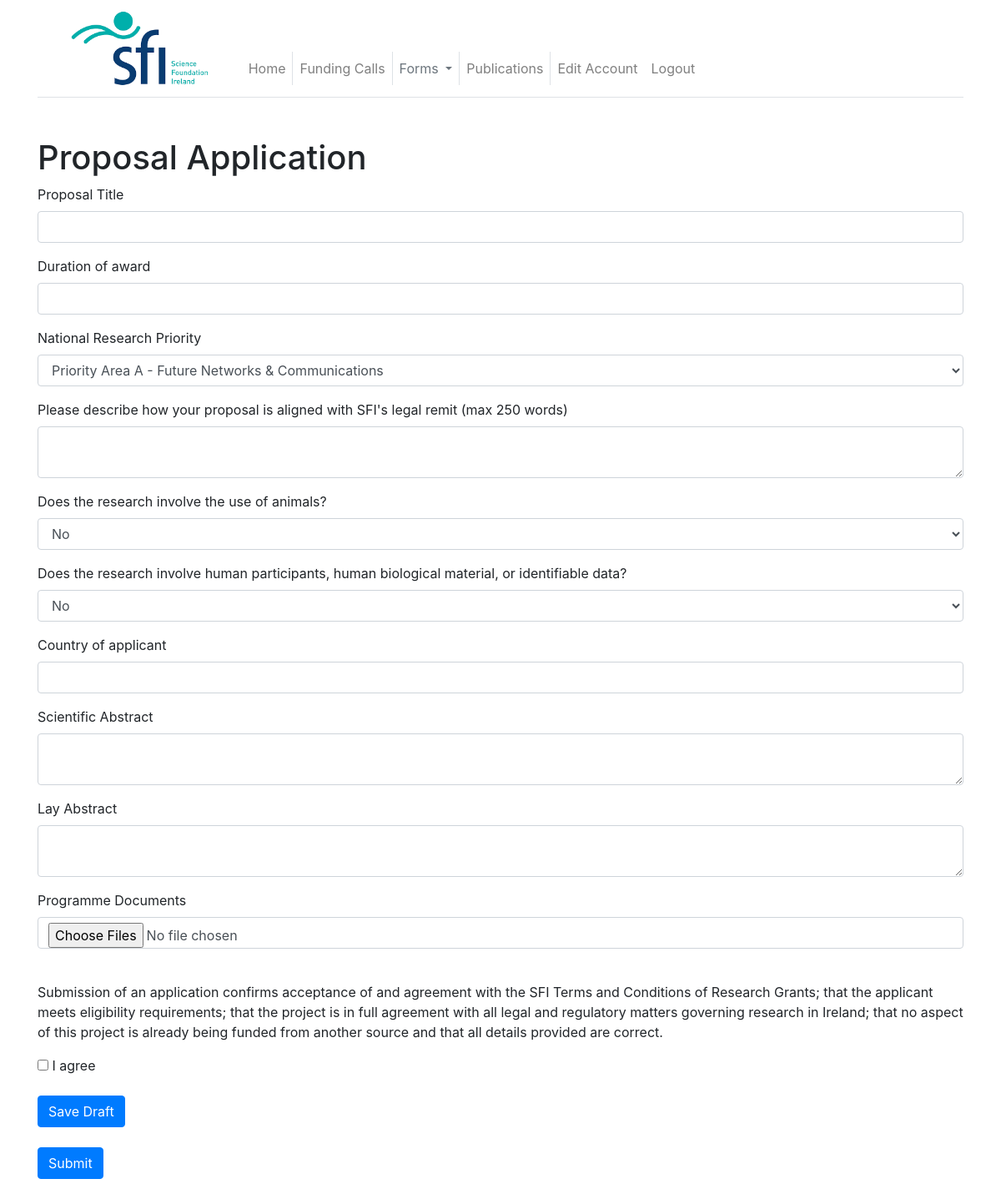
Page /apply/4 (signed in) on the earlier database version.
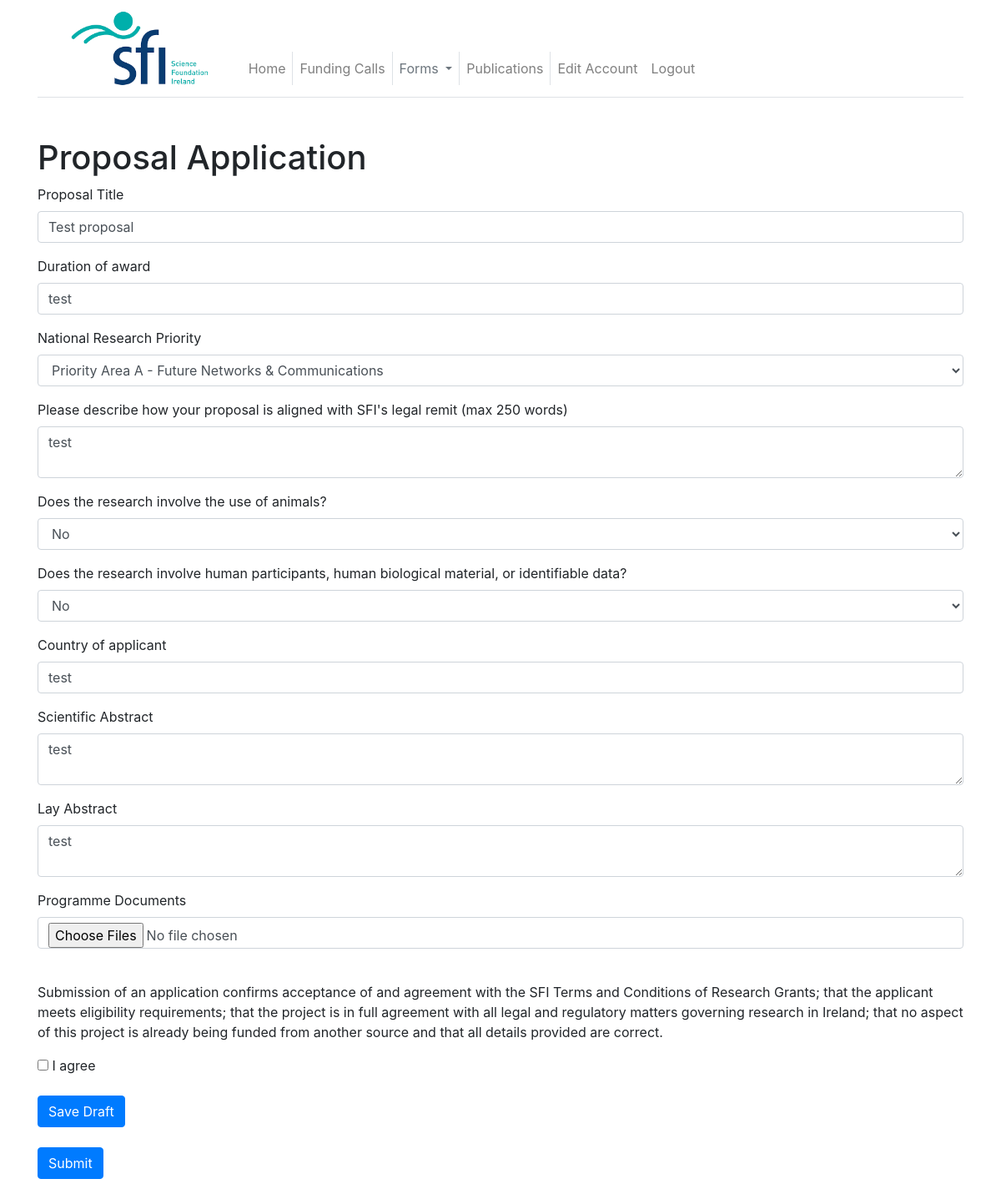
Same page on the later database version.
### app/models.py (models this page shows, shortened)
class GrantApplications(db.Model):
    id = db.Column(db.Integer, primary_key=True)
    user_id = db.Column(db.Integer, db.ForeignKey("user.id"))
    call_id = db.Column(db.Integer, db.ForeignKey("funding_call.id"))
    title = db.Column(db.Text)
    duration = db.Column(db.Text)
    nrp = db.Column(db.Text)
    ethical_q1 = db.Column(db.String)
    ethical_q2 = db.Column(db.String)
    country = db.Column(db.Text)
    coapps = db.Column(db.Text)
    collabs = db.Column(db.Text)
    legal_align = db.Column(db.Text)
    sci_abstract = db.Column(db.Text)
    lay_abstract = db.Column(db.Text)
    is_draft = db.Column(db.Boolean, default=False)
    is_pending = db.Column(db.Boolean, default=False)
    is_awarded = db.Column(db.Boolean,default=False)
    attachment = db.relationship("GrantApplicationAttachment")

### app/routes.py (the view, shortened to what this page needs)
@app.route("/apply/<call_id>", methods=["GET", "POST"])
def apply(call_id):
    if current_user.is_anonymous == False:
        complete_general = GeneralInformation.query.filter_by(user_id=current_user.id).first()
    if current_user.is_anonymous == False and current_user.is_admin == False and current_user.is_reviewer == False and complete_general is None:
        flash("Please complete your General Information form first!")
        return redirect("edit_profile")
    call = SfiProposalCalls.query.filter_by(id=call_id).first_or_404()
    is_applied = GrantApplications.query.filter_by(user_id=current_user.id, call_id=call_id).first()
    form = GrantApplicationForm()
    if request.method == "GET":
        if is_applied is not None and (is_applied.is_pending is True or is_applied.is_awarded is True):
            flash("You have already applied for this award")
            return redirect(url_for("view_calls"))
        elif is_applied is not None:
            form.title.data = is_applied.title
            form.duration.data = is_applied.duration
            form.nrp.data = is_applied.nrp
            form.legal_align.data = is_applied.legal_align
            form.country.data = is_applied.country
            form.sci_abstract.data = is_applied.sci_abstract
            form.lay_abstract.data = is_applied.lay_abstract
    return render_template("application.html", title="Apply", form=form)

### app/models.py (called while the page is built)
@login.user_loader
def load_user(id):
    return User.query.get(int(id))

### app/routes.py (called while the page is built)
@app.before_request
def before_request():
    if current_user.is_authenticated:
        current_user.last_seen = datetime.utcnow()
        db.session.commit()

### app/templates/application.html (shortened to what this page needs)
{% extends "base.html" %}
{% block content %}
    <h1>Proposal Application</h1>
        <form enctype="multipart/form-data" method="post">
            <div class="form-group">
                {{ form.title.label(class="form-text") }}
                {{ form.title(class="form-control") }}
            </div>
            <div class="form-group">
                {{ form.duration.label(class="form-text") }}
                {{ form.duration(class="form-control") }}
            </div>
            <div class="form-group">
                {{ form.nrp.label(class="form-text") }}
                {{ form.nrp(class="form-control") }}
            </div>
            <div class="form-group">
                {{ form.legal_align.label(class="form-text") }}
                {{ form.legal_align(class="form-control") }}
            </div>
            <div class="form-group">
                {{ form.ethical_q1.label(class="form-text") }}
                {{ form.ethical_q1(class="form-control") }}
            </div>
            <div class="form-group">
                {{ form.ethical_q2.label(class="form-text") }}
                {{ form.ethical_q2(class="form-control") }}
            </div>
            <div class="form-group">
                {{ form.country.label(class="form-text") }}
                {{ form.country(class="form-control") }}
            </div>
            <div class="form-group">
                {{ form.sci_abstract.label(class="form-text") }}
                {{ form.sci_abstract(class="form-control") }}
            </div>
            <div class="form-group">
                {{ form.lay_abstract.label(class="form-text") }}
                {{ form.lay_abstract(class="form-control") }}
            </div>
          <div class="form-group">
                {{ form.doc_uplaod.label(class="form-text") }}
                {{ form.doc_uplaod(class="form-control") }}
            </div>
            <div>
                <br>
                <p>Submission of an application confirms acceptance of
                 and agreement with the SFI Terms and Conditions of Research Grants;
                 that the applicant meets eligibility requirements; that the project
                 is in full agreement with all legal and regulatory matters governing
                 research in Ireland; that no aspect of this project is already being
                 funded from another source and that all details provided are correct.
             </p>
                 {{ form.declare(value=True) }} I agree
             </div><br>
            <div>{{ form.draft(class="btn btn-primary") }}</div><br>
            <div>{{ form.submit(class="btn btn-primary") }}</div><br>
        </form>
    {% endblock %}

Differences in the rows shown:
changed GrantApplications "Priority Area A - Future Networks & Communications": title (not shown) → "Test proposal"; duration (not shown) → "test"; legal_align (not shown) → "test"; country (not shown) → "test"; sci_abstract (not shown) → "test"; lay_abstract (not shown) → "test"
